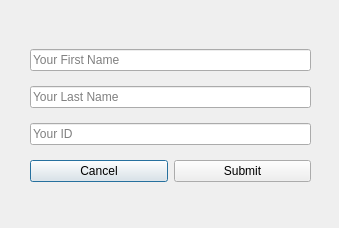
<?xml version="1.0" encoding="UTF-8"?>
<ui version="4.0">
 <class>CreateStudentAccountWindow</class>
 <widget class="QDialog" name="CreateStudentAccountWindow">
  <property name="geometry">
   <rect>
    <x>0</x>
    <y>0</y>
    <width>339</width>
    <height>228</height>
   </rect>
  </property>
  <property name="windowTitle">
   <string>Create Student Account</string>
  </property>
  <widget class="QLabel" name="statusLbl">
   <property name="geometry">
    <rect>
     <x>20</x>
     <y>200</y>
     <width>301</width>
     <height>20</height>
    </rect>
   </property>
   <property name="text">
    <string/>
   </property>
  </widget>
  <widget class="QWidget" name="layoutWidget">
   <property name="geometry">
    <rect>
     <x>30</x>
     <y>40</y>
     <width>281</width>
     <height>151</height>
    </rect>
   </property>
   <layout class="QVBoxLayout" name="verticalLayout">
    <item>
     <widget class="QLineEdit" name="firstNameLE">
      <property name="placeholderText">
       <string>Your First Name</string>
      </property>
     </widget>
    </item>
    <item>
     <widget class="QLineEdit" name="lastnameLE">
      <property name="placeholderText">
       <string>Your Last Name</string>
      </property>
     </widget>
    </item>
    <item>
     <widget class="QLineEdit" name="idLE">
      <property name="placeholderText">
       <string>Your ID</string>
      </property>
     </widget>
    </item>
    <item>
     <layout class="QHBoxLayout" name="horizontalLayout">
      <item>
       <widget class="QPushButton" name="cancelBtn">
        <property name="text">
         <string>Cancel</string>
        </property>
       </widget>
      </item>
      <item>
       <widget class="QPushButton" name="submitBtn">
        <property name="text">
         <string>Submit</string>
        </property>
       </widget>
      </item>
     </layout>
    </item>
   </layout>
  </widget>
 </widget>
 <resources/>
 <connections/>
</ui>
